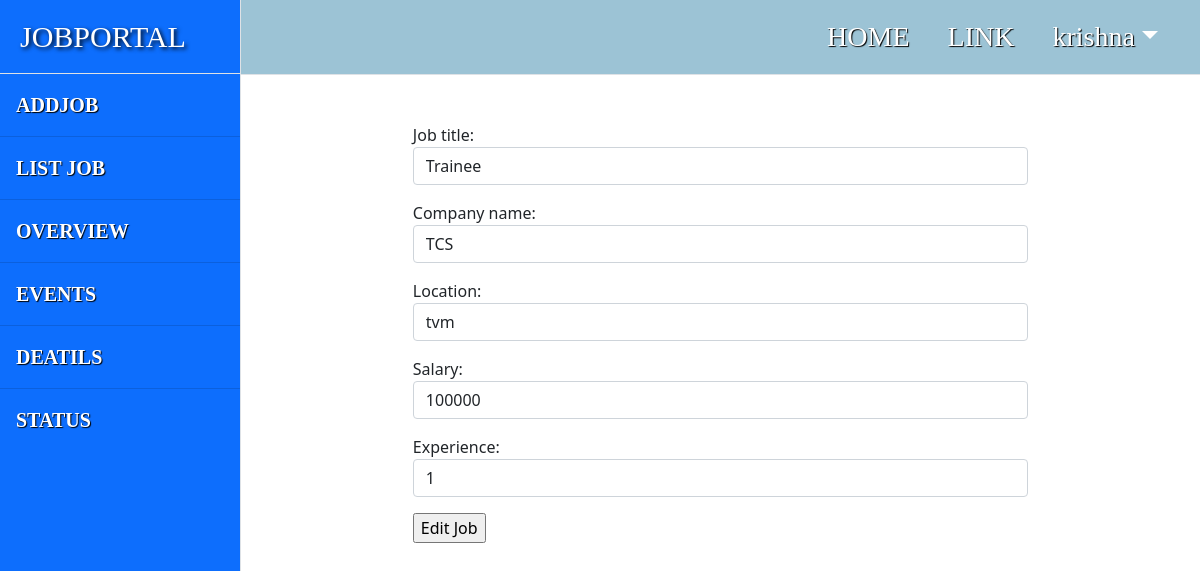
The page /employer/jobs/edit/1 (signed in) on the database its author committed.
### employer/models.py (models this page shows)
class Jobs(models.Model):
    job_title=models.CharField(max_length=150)
    company_name=models.CharField(max_length=150)
    location=models.CharField(max_length=150)
    salary=models.PositiveIntegerField(null=True)
    experience=models.PositiveIntegerField(default=0)

### employer/views.py (the view)
# urls.py: path('jobs/edit/<int:id>', views.EditJobView.as_view(), name="emp-editjob"),
class EditJobView(UpdateView):
    model=Jobs
    template_name = 'emp-editjob.html'
    form_class = JobForm
    success_url = reverse_lazy("emp-alljobs")
    pk_url_kwarg = "id"

### employer/forms.py
class JobForm(forms.ModelForm):
    class Meta:
        model=Jobs
        fields="__all__"
        widgets={
            'job_title':forms.TextInput(attrs={'class':'form-control','size':10}),
            'company_name': forms.TextInput(attrs={'class': 'form-control','size':10}),
            'location': forms.TextInput(attrs={'class': 'form-control','size':10}),
            'salary': forms.NumberInput(attrs={'class': 'form-control','size':10}),
            'experience': forms.NumberInput(attrs={'class': 'form-control','size':10})
        }

### employer/templates/emp-editjob.html (shortened to what this page needs)
{%extends 'base.html'%}
{%block body_block%}
<form action="" method="post">
  <div class="container">
    <div class="row mt-5">
      <div class="col-2"></div>
      <div class="col-8">{{form.as_p}}
        <input type="submit" value="Edit Job">
      </div>
      <div class="col-2"></div>
    </div>
  </div>
</form>
{%endblock%}

### employer/templates/base.html (shortened to what this page needs)
<!DOCTYPE html>
{%load static%}
<html lang="en">
    <head>
        <link href="{%static 'css/styles.css'%}" rel="stylesheet" />
    </head>
    <body>
        <div class="d-flex" id="wrapper">
            <div class="border-end bg-primary" id="sidebar-wrapper">
                <div style="font-size:30px;font-family: Fantasy;color: white;
  text-shadow: 2px 2px 4px #000000;background-color:#0063B2FF;" class="sidebar-heading border-bottom bg-primary">JOBPORTAL</div>
                <div class="list-group list-group-flush fs-5" style="font-family:serif; color: white;
  text-shadow: 1px 1px 1px #000000;">
                    <a style="color:white;font-weight:bold;" class="list-group-item list-group-item-action list-group-item bg-primary p-3" href="{%url 'emp-addjob'%}">ADDJOB</a>
                    <a style="color:white;font-weight:bold;" class="list-group-item list-group-item-action list-group-item bg-primary p-3" href="{%url 'emp-alljobs'%}">LIST JOB</a>
                    <a style="color:white;font-weight:bold;" class="list-group-item list-group-item-action list-group-item bg-primary p-3" href="#!">OVERVIEW</a>
                    <a style="color:white;font-weight:bold;" class="list-group-item list-group-item-action list-group-item bg-primary p-3" href="#!">EVENTS</a>
                    <a style="color:white;font-weight:bold;" class="list-group-item list-group-item-action list-group-item bg-primary p-3" href="#!">DEATILS</a>
                    <a style="color:white;font-weight:bold;" class="list-group-item list-group-item-action list-group-item bg-primary p-3" href="#!">STATUS</a>
                </div>
            </div>
            <div id="page-content-wrapper">
                <nav style="background-color:#9CC3D5FF;" class="navbar navbar-expand-lg   border-bottom">
                    <div class="container-fluid">
                        <div class="collapse navbar-collapse" id="navbarSupportedContent">
                            <ul class="navbar-nav ms-auto mt-2 mt-lg-0">
                                <li  class="nav-item active fs-3 "><a style="font-weight:normal; color:white;padding-right:30px;font-family:fantasy;text-shadow: 1px 1px 1px #000000;" class="nav-link" href="{%url 'emp-home'%}">HOME</a></li>
                                <li class="nav-item fs-3 "><a style="font-weight:normal; color:white;padding-right:30px;font-family:fantasy;text-shadow: 1px 1px 1px #000000;" class="nav-link" href="#!">LINK</a></li>
                                <li class="nav-item dropdown fs-3 ">
                                    <a style="font-weight:normal; color:white;padding-right:30px;font-family:fantasy;text-shadow: 1px 1px 1px #000000;" class="nav-link dropdown-toggle" id="navbarDropdown" href="#" role="button" data-bs-toggle="dropdown" aria-haspopup="true" aria-expanded="false">{{request.user}}</a>
                                </li>
                            </ul>
                        </div>
                    </div>
                </nav>
                <div>
            {%block body_block%}
            {%endblock%}</div>
            </div>
        </div>
    </body>
</html>

### rows shown on the page
Jobs: job_title "Trainee", company_name "TCS", location "tvm", salary "100000", experience "1"

### other values the page prints
{{ request.user }} "krishna"
